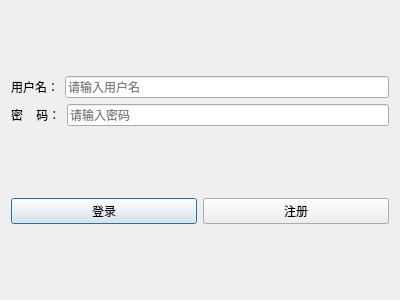
<?xml version="1.0" encoding="UTF-8"?>
<ui version="4.0">
 <class>LogIn</class>
 <widget class="QDialog" name="LogIn">
  <property name="geometry">
   <rect>
    <x>0</x>
    <y>0</y>
    <width>400</width>
    <height>300</height>
   </rect>
  </property>
  <property name="windowTitle">
   <string>Dialog</string>
  </property>
  <layout class="QHBoxLayout" name="horizontalLayout_4">
   <item>
    <layout class="QVBoxLayout" name="verticalLayout">
     <item>
      <spacer name="verticalSpacer">
       <property name="orientation">
        <enum>Qt::Vertical</enum>
       </property>
       <property name="sizeHint" stdset="0">
        <size>
         <width>20</width>
         <height>40</height>
        </size>
       </property>
      </spacer>
     </item>
     <item>
      <layout class="QHBoxLayout" name="horizontalLayout_3">
       <item>
        <widget class="QLabel" name="label">
         <property name="text">
          <string>用户名：</string>
         </property>
        </widget>
       </item>
       <item>
        <widget class="QLineEdit" name="usrNameLineEdit">
         <property name="placeholderText">
          <string>请输入用户名</string>
         </property>
        </widget>
       </item>
      </layout>
     </item>
     <item>
      <layout class="QHBoxLayout" name="horizontalLayout_2">
       <item>
        <widget class="QLabel" name="label_2">
         <property name="text">
          <string>密    码：</string>
         </property>
        </widget>
       </item>
       <item>
        <widget class="QLineEdit" name="usrPasswordLineEdit">
         <property name="placeholderText">
          <string>请输入密码</string>
         </property>
        </widget>
       </item>
      </layout>
     </item>
     <item>
      <spacer name="verticalSpacer_2">
       <property name="orientation">
        <enum>Qt::Vertical</enum>
       </property>
       <property name="sizeHint" stdset="0">
        <size>
         <width>20</width>
         <height>40</height>
        </size>
       </property>
      </spacer>
     </item>
     <item>
      <layout class="QHBoxLayout" name="horizontalLayout">
       <item>
        <widget class="QPushButton" name="logInButton">
         <property name="text">
          <string>登录</string>
         </property>
        </widget>
       </item>
       <item>
        <widget class="QPushButton" name="registerButton">
         <property name="text">
          <string>注册</string>
         </property>
        </widget>
       </item>
      </layout>
     </item>
     <item>
      <spacer name="verticalSpacer_3">
       <property name="orientation">
        <enum>Qt::Vertical</enum>
       </property>
       <property name="sizeHint" stdset="0">
        <size>
         <width>20</width>
         <height>40</height>
        </size>
       </property>
      </spacer>
     </item>
    </layout>
   </item>
  </layout>
 </widget>
 <resources/>
 <connections/>
</ui>
